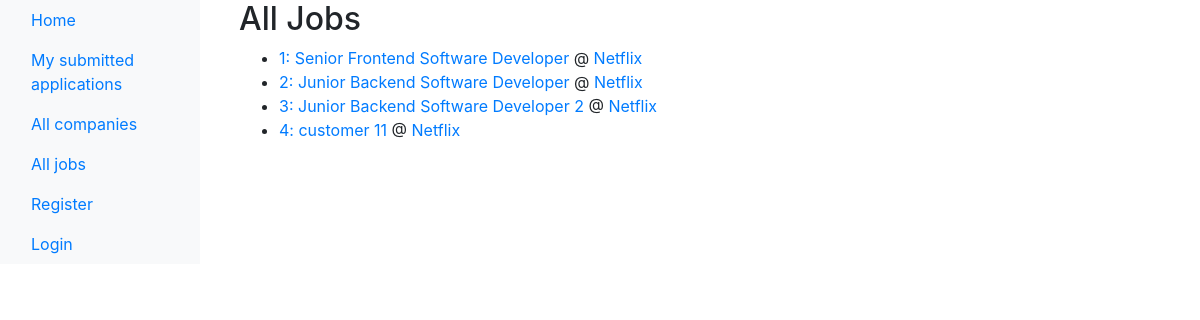
/jobs/all_jobs/, run on the app's committed database.
### job_catalog/models.py (models this page shows, shortened)
class JobPosting(models.Model):
    organization = models.ForeignKey(EmployerOrganization, on_delete=models.CASCADE, default = 1)  #we wanted cascaded deletion but FYI django requires explicit selection of on_delete
    title = models.CharField(max_length=100)
    role_overview = models.TextField()
    role_requirements_and_preferences = models.TextField()
    action_steps = models.TextField()
    post_date = models.DateTimeField(auto_now=True)
    expiration_date = models.DateTimeField(default=timezone.now() + timezone.timedelta(days=90))
    is_active = models.BooleanField(default=True)

class EmployerOrganization(models.Model):
    employer_org_name = models.CharField(max_length = 50)
    employer_org_description_box = models.TextField(
        default = 'Describe your organization, but not a specific role or requirements',
        blank = False  #we do not allow job posters to create employer orgs without a description
        )
    representative_claim_token = models.CharField(max_length = 16, default = "join")

### job_catalog/views.py (the view)
# urls.py: path('all_jobs/', views.display_all_jobs, name='all_jobs'),
def display_all_jobs(request):
    all_jobs = JobPosting.objects.all()
    context = {'job_postings_list': all_jobs}  # we are declaring, not pulling variables here
    return render(request, 'job_catalog/all_jobs.html' ,context)

### core/context_processors.py (called while the page is built)
def global_user_groups(request):
    is_job_poster = False
    if request.user.is_authenticated:
        is_job_poster = request.user.groups.filter(name='JobPosters').exists()
    return {
        'is_job_poster': is_job_poster,
    }

### templates/job_catalog/all_jobs.html
{% extends 'base_generic.html' %}
{% block content %}
<div class="container">
    <h2>All Jobs</h2>
    <ul>
    {% for job_posting in job_postings_list %}
        <li>
            <a href="{% url 'job_catalog:job_details' job_posting.id %}">
                {{ job_posting.id }}: {{ job_posting.title }}
            </a>
            @
            <a href="{% url 'job_catalog:company_details' job_posting.organization.id %}">
                {{ job_posting.organization.employer_org_name }}
            </a>
        </li>
    {% endfor %}
    </ul>
</div>
{% endblock %}

### data on the page
JobPosting: id "1", title "Senior Frontend Software Developer", organization.employer_org_name "Netflix"
JobPosting: id "2", title "Junior Backend Software Developer", organization.employer_org_name "Netflix"
JobPosting: id "3", title "Junior Backend Software Developer 2", organization.employer_org_name "Netflix"
JobPosting: id "4", title "customer 11", organization.employer_org_name "Netflix"
